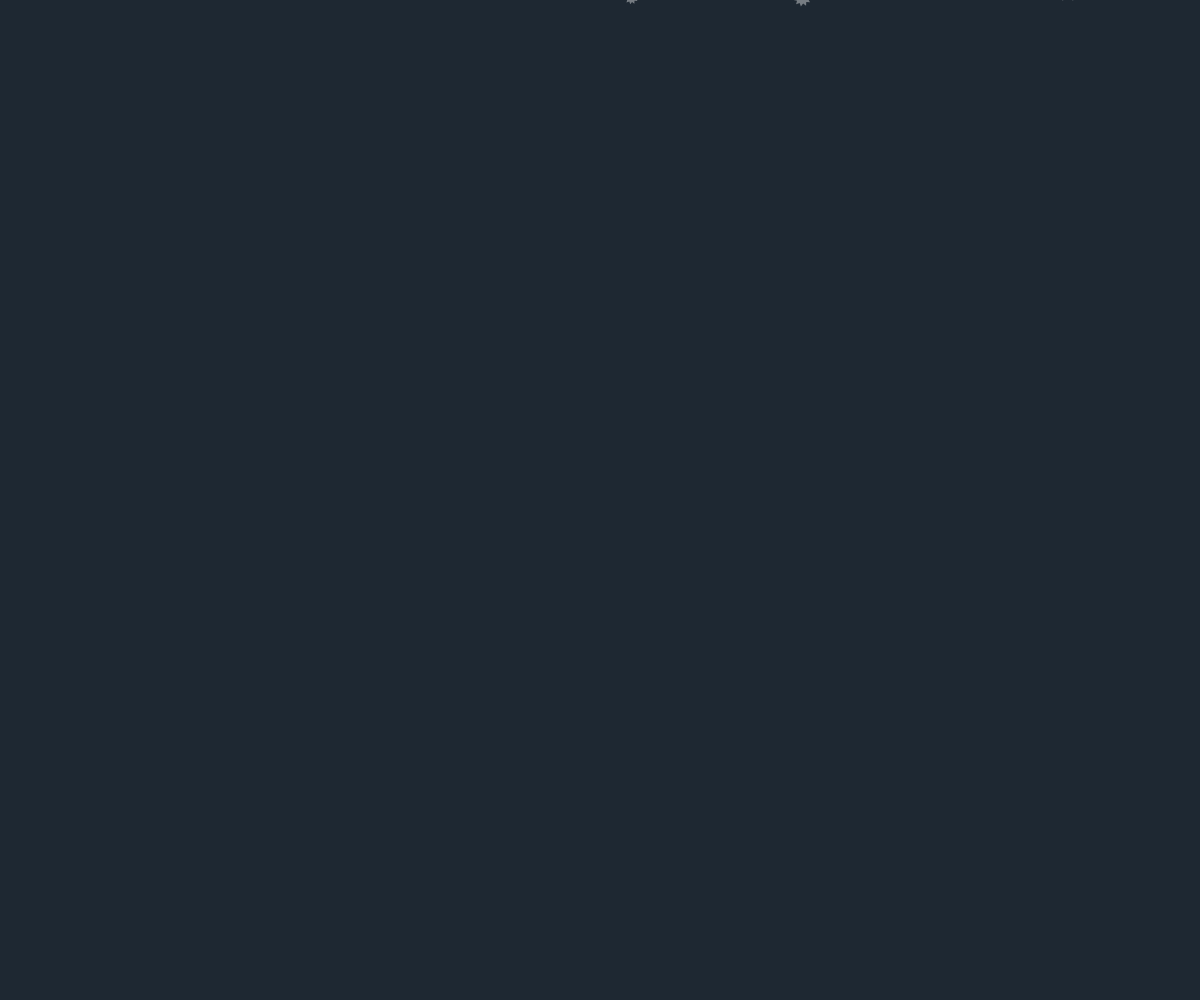
Frame 1 (no input)
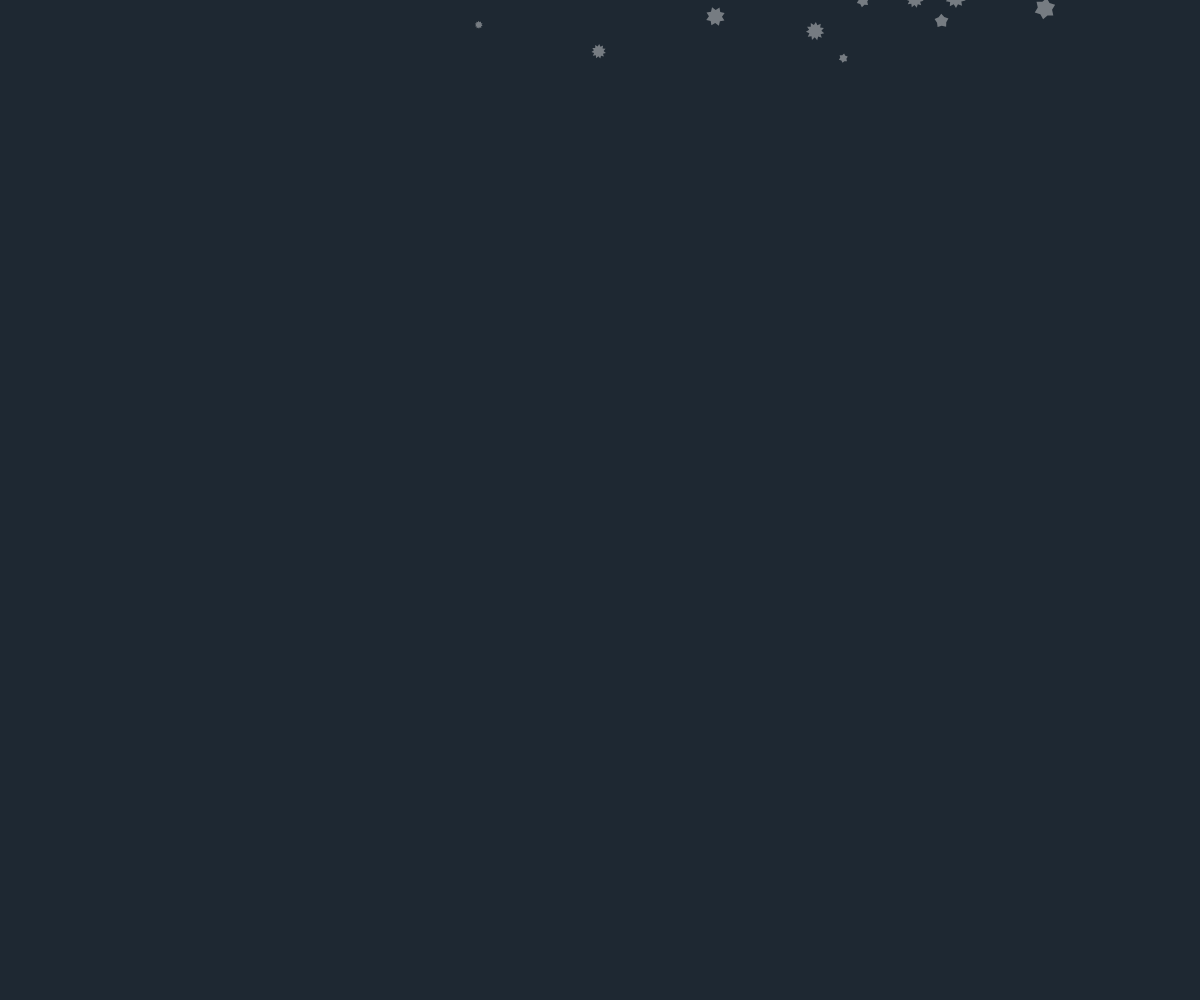
Frame 60 (no input)
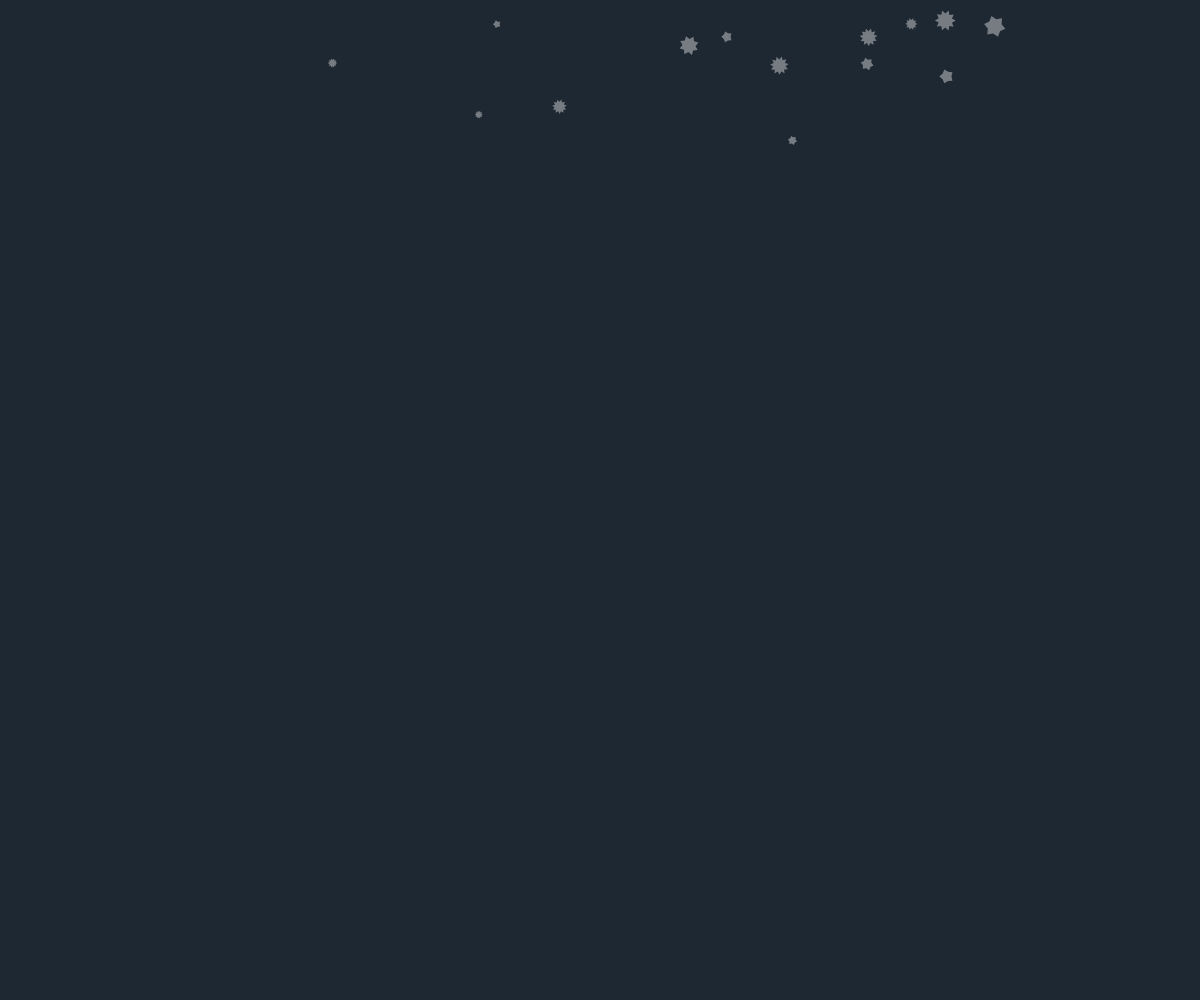
Frame 120 (the mouse pressed at the canvas centre since frame 60)

The p5.js sketch that drew these frames (run headless with seeded random() and noise() and a simulated clock; from frame 60 on, the mouse is pressed at the canvas centre):

// p5.js sketch
// ── sketch.js
/*
PUTTING IT ALL TOGETHER (with bonus snowstorm simulation)
Jeff Thompson | 2019/21 | jeffreythompson.org

Whew, we've covered a lot! Let's put it all together and
create a snowfall simulator. This is a fun little project
that quickly shows how many different variables you can add 
and the ways that one variable can affect another. For 
example, the wind's force can proportionately change the 
speed and direction that a snowflake rotates! Subtle, but 
adds a lot.

CHALLENGES:
1. What other parameters can you add to the Snowflake class? 
   What about randomized transparency or little doodads on 
   the ends of each point?
2. Can you make the snowflakes "stick" to the ground instead 
   of being deleted? (Hint: you could have their position 
   stay fixed, but eventually your computer would slow down. 
   Instead, try creating a Graphics object and draw the flake 
   to it.)

*/

let numFlakes = 500;  // how many snowflakes to generate

let flakes;           // list of snowflake objects
let wind;             // wind to apply to snowflakes


function setup() {
  createCanvas(windowWidth, windowHeight);
  noCursor();

  // create a list of Snowflake objects
  flakes = [];
  for (let i=0; i<numFlakes; i++) {
    let f = new Snowflake();
    flakes.push(f);
  }

  // make a Wind object too
  wind = new Wind();
}

function draw() {
  background(30, 40, 50);

  // update the wind's force
  wind.update();

  // go through all the snowflakes
  for (let i=0; i<flakes.length; i++) {
    let f = flakes[i];
    
    // update their position and draw them
    f.update(wind);
    f.display();

    // if past the bottom of the screen,
    // remove from list and make a new one
    if (f.pos.y > height + f.outerRadius) {
      flakes.splice(i, 1);  // remove one element
      flakes.push( new Snowflake() );
    }
  }
}


class Snowflake {
  
  constructor() {

    // some variables that control the overall
    // behavior of each snowflake – putting them
    // at the top of your class makes is much
    // easier to update/tweak your settings

    this.minPoints =    5;      // # points in the snowflake
    this.maxPoints =    12;
    this.minRadius =    4;      // overall size
    this.maxRadius =    12;
    
    this.minDownSpeed = 0.1;    // speed falling down
    this.maxDownSpeed = 1.5;
    
    this.wiggleSpeed =  0.02;
    this.wiggleAngle =  random(0, TWO_PI);
    
    // these variables get set when the snowflake is
    // created, using either random values from the
    // variables above or using map() to tie one variable
    // to another!
    
    // set overall shape and size of the snowflake
    this.numPoints =   int(random(this.minPoints, this.maxPoints));
    this.outerRadius = random(this.minRadius, this.maxRadius);
    this.innerRadius = this.outerRadius / 1.5;
    
    // set the initial position offscreen
    // (can be off to the left or right side too, so that
    // when they're blown by the wind they don't all disappear)
    this.pos = createVector(random(-width, width*2), random(-height,0));
    
    // set downward speed based on the size of the snowflake
    this.downSpeed = map(this.outerRadius, this.minRadius, this.maxRadius, this.maxDownSpeed, this.minDownSpeed);
    this.speed = createVector(0, this.downSpeed);
    
    // and set rotation speed as they fall
    // (this will be changed in the update() method later)
    this.rotationSpeed = 0;
    this.rotation = 0;
  }
  
  update(w) {
    
    // each frame, move the snowflake down and
    // apply the wind's force to them too
    this.pos.add(this.speed);
    this.pos.add(w.force);
    
    // use the wind speed to change the overall rotation
    // (note: they rotate in the direction the wind is blowing!)
    this.rotationSpeed = map(w.force.x, -w.maxSpeed,w.maxSpeed, -3,3);
    this.rotation += radians(this.rotationSpeed);
    
    // optional: add a little wiggle to each flake's
    // downward movement
    let wiggle = sin(this.wiggleAngle) * 0.5;
    this.pos.x += wiggle;
    this.wiggleAngle += this.wiggleSpeed;
  }
  
  display() {
    
    // move the origin to the snowflake's position
    // this makes our drawing commands much easier
    // to read/change, since they're all relative to 0,0
    push();
    translate(this.pos.x, this.pos.y);
    rotate(this.rotation);
    
    // draw the star-shape
    fill(255, 100);
    noStroke();
    let angle = TWO_PI / this.numPoints;
    beginShape();
    for (let a=0; a<TWO_PI; a+=angle) {
      let x = cos(a) * this.outerRadius;
      let y = sin(a) * this.outerRadius;
      vertex(x, y);

      x = cos(a+angle/2) * this.innerRadius;
      y = sin(a+angle/2) * this.innerRadius;
      vertex(x, y);
    }
    endShape(CLOSE);
    
    pop();    
  }
}


// Perlin-noise driven wind!
class Wind {
  
  constructor() {
    this.speedInc =       0.03;    // max amt change each frame
    this.maxSpeed =       0.8;     // total max wind speed
    
    this.noiseOffset =    0;       // position in the Perlin noise
    this.noiseIncrement = 0.1;     // speed to step through the noise
    
    // computed wind force (start at 0)
    this.force = createVector(0,0);  
  }
  
  update() {
    
    // update the value from Perlin noise
    this.noiseOffset += this.noiseIncrement;
    let noiseValue = noise(this.noiseOffset);
    
    // convert the Perlin noise value (0-1) to the
    // desired wind speed
    this.force.x += map(noiseValue, 0,1, -this.speedInc,this.speedInc);
    
    // finally, make sure the wind stays within the 
    // desired range (otherwise it can get really huge)
    this.force.x = constrain(this.force.x, -this.maxSpeed, this.maxSpeed);
  }
}
